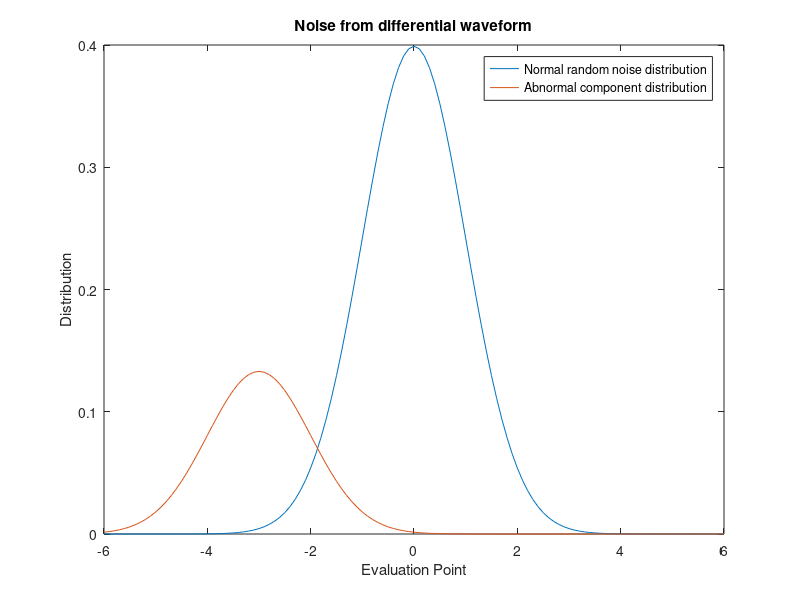

MATLAB code to generate this figure:
clc;
close all;
clear;

%%% Imbalance
% time = 8*pi;
% x = linspace(0, time, 1000);
% y1 = sin(x);
% y2 = sin(x + degtorad(120));
% y3 = 1.75*sin(x + degtorad(240));
% plot(x, y1, 'r');
% hold on;
% plot(x, y2, 'color', [0.4660 0.6740 0.1880]);
% plot(x, y3, 'b');
% axis([0 time -2 2]);
% xlabel('Sample');
% ylabel('Voltage (pu)');
% title('Voltage Imbalance');
%  print -depsc VI

% %%% Sustained Interruptions
% time = 10*pi;
% x = linspace(0, time, 3000);
% x1 = linspace(0, 3*pi, 300);
% y = sin(x1);
% y1 = zeros(1, 2700);
% yfinal = cat(2, y, y1);
% plot(x, yfinal)
% axis([0 time -1.2 1.2]);
% xlabel('Sample');
% ylabel('Voltage (pu)');
% title('Sustained Interruption');
% 
% print -depsc SI

%%%Over/Under voltage
% time = 10*pi;
% x = linspace(0, time, 1000);
% y = sin(x);
% under = 0.8*sin(x);
% over = 1.2*sin(x);

% subplot(1, 2, 1);
% plot(x, under, 'r');
% hold on;
% plot(x, y, 'b');
% axis([0 time -1.5 1.3]);
% xlabel('Sample');
% ylabel('Voltage (pu)');
% title('Under-Voltage');
% 
% subplot(1, 2, 2);
% plot(x, over, 'r');
% hold on;
% plot(x, y, 'b');
% axis([0 time -1.5 1.3]);
% xlabel('Sample');
% ylabel('Voltage (pu)');
% title('Over-Voltage');
% 
% print -depsc OU

%%% Waveform Abnormality Hypotheses

x = [-6:.1:6];
y = normpdf(x,0,1);
y1 = y/3;
y2 = zeros(size(y1));
n = 30;
y2(1:end-n) = y1(n+1:end);

plot(x, y);
hold on;
plot(x, y2);
xlabel('Evaluation Point');
ylabel('Distribution');
title('Noise from differential waveform');
legend('Normal random noise distribution', 'Abnormal component distribution');
print -depsc WAH

